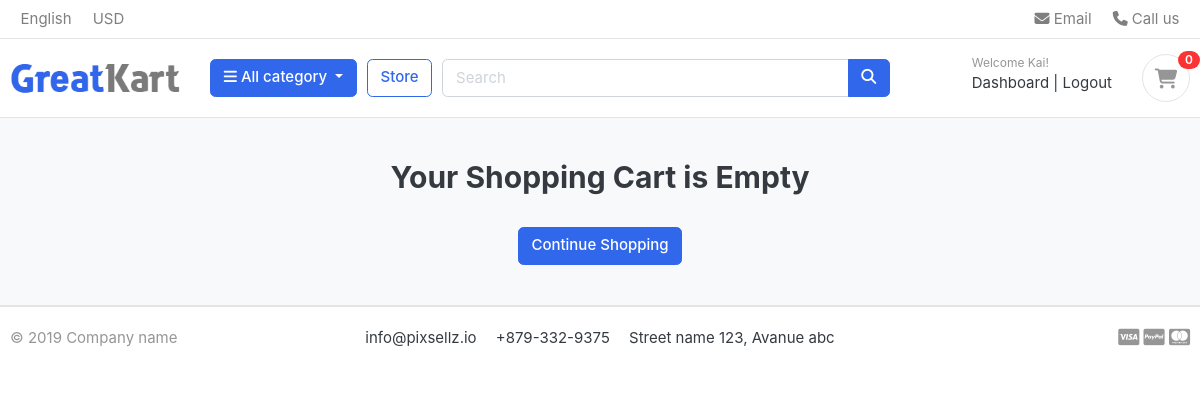
Before: /cart/ (signed in) with the older database file.
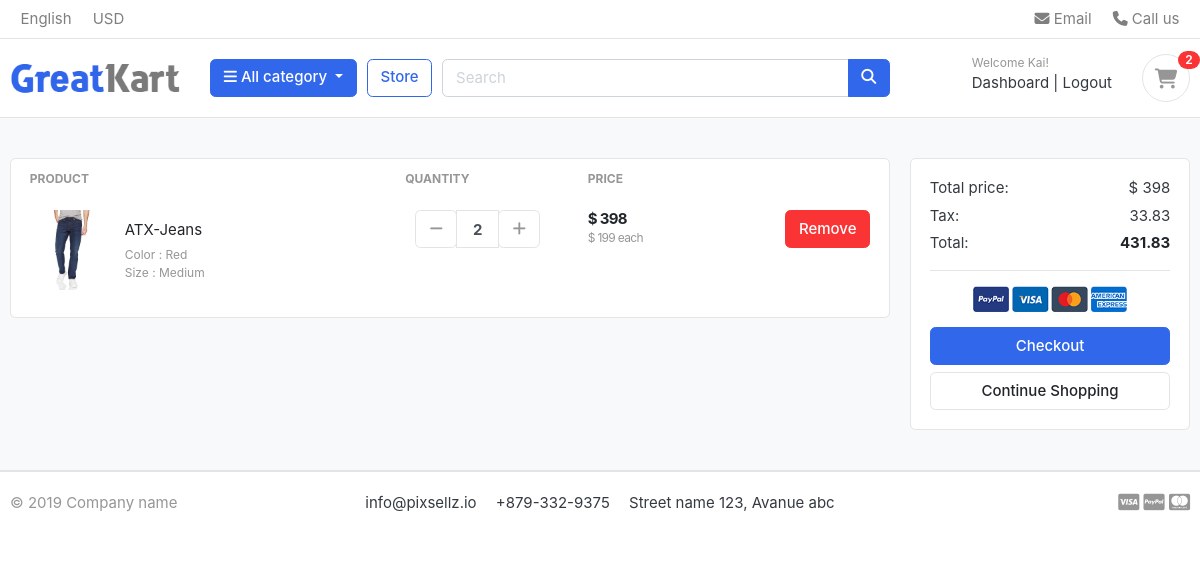
After: the same page with the newer database file.
### carts/models.py (models this page shows, shortened)
class CartItem(models.Model):
    user = models.ForeignKey(Account, on_delete=models.CASCADE, null=True)
    product = models.ForeignKey(Product, on_delete=models.CASCADE)
    variations = models.ManyToManyField(Variation, blank=True)
    cart    = models.ForeignKey(Cart, on_delete=models.CASCADE, null=True)
    quantity = models.IntegerField()
    is_active = models.BooleanField(default=True)
    def sub_total(self):
        return self.product.price * self.quantity

### store/models.py (models this page shows, shortened)
class Product(models.Model):
    product_name    = models.CharField(max_length=200, unique=True)
    slug            = models.SlugField(max_length=200, unique=True)
    description     = models.TextField(max_length=500, blank=True)
    price           = models.IntegerField()
    images          = models.ImageField(upload_to='photos/products')
    stock           = models.IntegerField()
    is_available    = models.BooleanField(default=True)
    category        = models.ForeignKey(Category, on_delete=models.CASCADE)
    created_date    = models.DateTimeField(auto_now_add=True)
    modified_date   = models.DateTimeField(auto_now=True)
    def get_url(self):
        return reverse('product_detail', args=[self.category.slug, self.slug])

class Variation(models.Model):
    product = models.ForeignKey(Product, on_delete=models.CASCADE)
    variation_category = models.CharField(max_length=100, choices=variation_category_choice)
    variation_value     = models.CharField(max_length=100)
    is_active           = models.BooleanField(default=True)
    created_date        = models.DateTimeField(auto_now=True)
    objects = VariationManager()

### carts/views.py (the view)
# urls.py: path('', views.cart, name='cart'),
def cart(request, total=0, quantity=0, cart_items=None):
    try:
        tax = 0
        grand_total = 0
        if request.user.is_authenticated:
            cart_items = CartItem.objects.filter(user=request.user, is_active=True)
        else:
            cart = Cart.objects.get(cart_id=_cart_id(request))
            cart_items = CartItem.objects.filter(cart=cart, is_active=True)
        for cart_item in cart_items:
            total += (cart_item.product.price * cart_item.quantity)
            quantity += cart_item.quantity
        tax = (8.5 * total)/100
        tax = round(tax, 2)
        grand_total = total + tax
    except ObjectDoesNotExist:
        pass
    context = {
        'total': total,
        'quantity': quantity,
        'cart_items': cart_items,
        'tax'       : tax,
        'grand_total': grand_total,
    }
    return render(request, 'store/cart.html', context)

### carts/context_processors.py (called while the page is built)
def counter(request):
    cart_count = 0
    if 'admin' in request.path:
        return {}
    else:
        try:
            cart = Cart.objects.filter(cart_id=_cart_id(request))
            if request.user.is_authenticated:
                cart_items = CartItem.objects.all().filter(user=request.user)
            else:
                cart_items = CartItem.objects.all().filter(cart=cart[:1])
            for cart_item in cart_items:
                cart_count += cart_item.quantity
        except Cart.DoesNotExist:
            cart_count = 0
    return dict(cart_count=cart_count)

### carts/views.py (called while the page is built)
def _cart_id(request):
    cart = request.session.session_key
    if not cart:
        cart = request.session.create()
    return cart

### category/context_processors.py (called while the page is built)
def menu_links(request):
    links =  Category.objects.all()
    return dict(links=links)

### category/models.py (called while the page is built)
    def get_url(self):
        return reverse('products_by_category', args=[self.slug])

### templates/store/cart.html (shortened to what this page needs)
{% extends 'base.html' %}
{% load static %}
{% block content %}
<section class="section-content padding-y bg">
	<div class="container">
		{% if not cart_items %}
		<h2 class="text-center">Your Shopping Cart is Empty</h2>
		<br>
		<div class="text-center">
			<a href="{% url 'store' %}" class="btn btn-primary">Continue Shopping</a>
		</div>
		{% else %}
		<div class="row">
			<aside class="col-lg-9">
				<div class="card">
					<table class="table table-borderless table-shopping-cart">
						<thead class="text-muted">
							<tr class="small text-uppercase">
								<th scope="col">Product</th>
								<th scope="col" width="120">Quantity</th>
								<th scope="col" width="120">Price</th>
								<th scope="col" class="text-right" width="200"> </th>
							</tr>
						</thead>
						<tbody>
							{% for cart_item in cart_items %}
							<tr>
								<td>
									<figure class="itemside align-items-center">
										<div class="aside"><img src="{{ cart_item.product.images.url }}" class="img-sm">
										</div>
										<figcaption class="info">
											<a href="{{ cart_item.product.get_url }}" class="title text-dark">{{ cart_item.product.product_name }}</a>
											<p class="text-muted small">
												{% if cart_item.variations.all %}
													{% for item in cart_item.variations.all %}
														{{ item.variation_category | capfirst }} : {{ item.variation_value | capfirst }} <br>
													{% endfor %}
												{% endif %}
											</p>
										</figcaption>
									</figure>
								</td>
								<td>
									<div class="col">
										<div class="input-group input-spinner">
											<div class="input-group-prepend">
											<a href="{% url 'remove_cart' cart_item.product.id  cart_item.id %}"><button class="btn btn-light" type="button" id="button-plus"> <i class="fa fa-minus"></i> </button></a>
											</div>
											<input type="text" class="form-control"  value="{{ cart_item.quantity }}">
											<div class="input-group-append">
											<form action="{% url 'add_cart' cart_item.product.id %}" method="POST">
											   <button class="btn btn-light" type="submit" id="button-minus"> <i class="fa fa-plus"></i> </button>
											</form>
											</div>
										 </div>
									</div>
								</td>
								<td>
									<div class="price-wrap">
										<var class="price">$ {{cart_item.sub_total}}</var>
										<small class="text-muted"> $ {{cart_item.product.price}} each </small>
									</div>
								</td>
								<td class="text-right">
									<a href="{% url 'remove_cart_item' cart_item.product.id cart_item.id %}"  onclick="return confirm('Are you sure you want to delete this item?')" class="btn btn-danger">
										Remove</a>
								</td>
							</tr>
							{% endfor %}
						</tbody>
					</table>
				</div>
			</aside>
			<aside class="col-lg-3">
				<div class="card">
					<div class="card-body">
						<dl class="dlist-align">
							<dt>Total price:</dt>
							<dd class="text-right">$ {{total}}</dd>
						</dl>
						<dl class="dlist-align">
							<dt>Tax:</dt>
							<dd class="text-right"> {{tax}}</dd>
						</dl>
						<dl class="dlist-align">
							<dt>Total:</dt>
							<dd class="text-right text-dark b"><strong>{{grand_total}}</strong></dd>
						</dl>
						<hr>
						<p class="text-center mb-3">
							<img src="{% static './images/misc/payments.png'%}" height="26">
						</p>
						<a href="{% url 'checkout'%}" class="btn btn-primary btn-block"> Checkout </a>
						<a href="{% url 'store'%}" class="btn btn-light btn-block">Continue Shopping</a>
					</div>
				</div>
			</aside>
		</div>
		{% endif %}
	</div>
</section>
{% endblock %}

### templates/includes/navbar.html (shortened to what this page needs)
{%load static%}
<header class="section-header">
    <nav class="navbar p-md-0 navbar-expand-sm navbar-light border-bottom">
        <div class="container">
            <div class="collapse navbar-collapse" id="navbarTop4">
                <ul class="navbar-nav mr-auto">
                    <li class="nav-item dropdown">
                        <a href="#" class="nav-link"> English </a>
                    </li>
                    <li class="nav-item dropdown">
                        <a href="#" class="nav-link"> USD </a>
                    </li>
                </ul>
                <ul class="navbar-nav">
                    <li><a href="#" class="nav-link"> <i class="fa fa-envelope"></i> Email </a></li>
                    <li><a href="#" class="nav-link"> <i class="fa fa-phone"></i> Call us </a></li>
                </ul>
            </div>
        </div>
    </nav>
    <section class="header-main border-bottom">
        <div class="container">
            <div class="row align-items-center">
                <div class="col-lg-2 col-md-3 col-6">
                    <a href="{%url 'home'%}" class="brand-wrap">
                        <img class="logo" src="{%static './images/logo.png'%}">
                    </a>
                </div>
                <div class="col-lg col-sm col-md col-6 flex-grow-0">
                    <div class="category-wrap dropdown d-inline-block float-right">
                        <button type="button" class="btn btn-primary dropdown-toggle" data-toggle="dropdown">
                            <i class="fa fa-bars"></i> All category
                        </button>
                    </div>
                </div>
                <a href="{% url 'store'%}" class="btn btn-outline-primary">Store</a>
                <div class="col-lg  col-md-6 col-sm-12 col">
                    <form action="{% url 'search' %}" class="search" method="GET">
                        <div class="input-group w-100">
                            <input type="text" class="form-control" style="width:60%;" placeholder="Search"
                                name="keyword">
                            <div class="input-group-append">
                                <button class="btn btn-primary" type="submit">
                                    <i class="fa fa-search"></i>
                                </button>
                            </div>
                        </div>
                    </form>
                </div>
                <div class="col-lg-3 col-sm-6 col-8 order-2 order-lg-3">
                    <div class="d-flex justify-content-end mb-3 mb-lg-0">
                        {% if user.id is None %}
                        <div class="widget-header">
                            <small class="title text-muted">Welcome guest!</small>
                            <div>
                                <a href="{% url 'login' %}">Sign in</a> <span class="dark-transp"> | </span>
                                <a href="{% url 'register' %}"> Register</a>
                            </div>
                        </div>
                        {% else %}
                        <div class="widget-header">
                            <small class="title text-muted">Welcome {{user.first_name}}!</small>
                            <div>
                                <a href="{% url 'dashboard' %}">Dashboard</a> <span class="dark-transp"> | </span>
                                <a href="{% url 'logout' %}"> Logout</a>
                            </div>
                        </div>
                        {% endif %}
                        <a href="{% url 'cart' %}" class="widget-header pl-3 ml-3">
                            <div class="icon icon-sm rounded-circle border"><i class="fa fa-shopping-cart"></i></div>
                            <span class="badge badge-pill badge-danger notify">{{cart_count}}</span>
                        </a>
                    </div>
                </div>
            </div>
        </div>
    </section>
</header>

Changed rows visible on the page:
added CartItem: product.images (picture), product.product_name "ATX-Jeans", quantity "2", sub_total "398", product.price "199"
now on this page (row unchanged): Variation: variation_category "Color", variation_value "Red"
now on this page (row unchanged): Variation: variation_category "Size", variation_value "Medium"
Other visible differences:
{{ cart_count }}: "0" → "2"
{{ total }}: (not shown) → "398"
{{ tax }}: (not shown) → "33.83"
{{ grand_total }}: (not shown) → "431.83"
text no longer shown: "Your Shopping Cart is Empty"
text now shown: "PRODUCT QUANTITY PRICE Total price: $ Tax: Total: Checkout"
